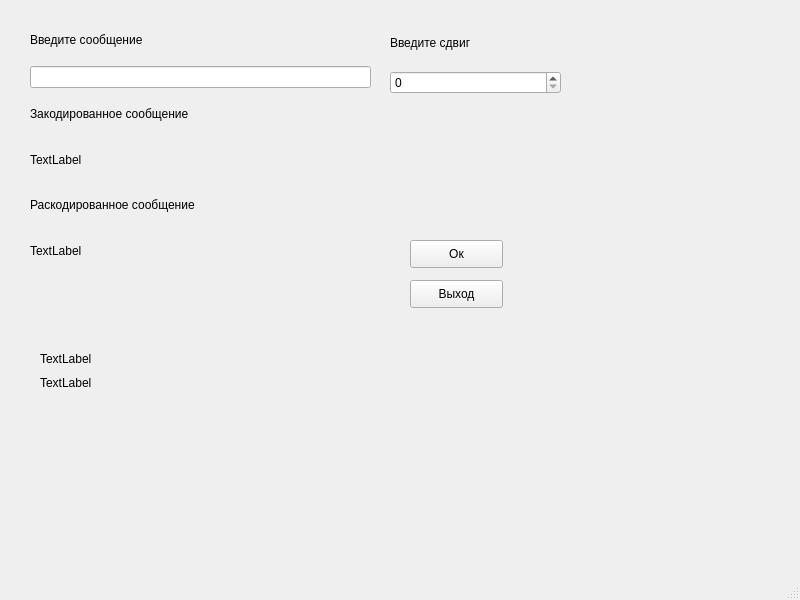
<?xml version="1.0" encoding="UTF-8"?>
<ui version="4.0">
 <class>MainWindow</class>
 <widget class="QMainWindow" name="MainWindow">
  <property name="geometry">
   <rect>
    <x>0</x>
    <y>0</y>
    <width>800</width>
    <height>600</height>
   </rect>
  </property>
  <property name="windowTitle">
   <string>MainWindow</string>
  </property>
  <widget class="QWidget" name="centralwidget">
   <widget class="QPushButton" name="pushButton">
    <property name="geometry">
     <rect>
      <x>410</x>
      <y>240</y>
      <width>93</width>
      <height>28</height>
     </rect>
    </property>
    <property name="text">
     <string>Ок</string>
    </property>
   </widget>
   <widget class="QPushButton" name="pushButton_2">
    <property name="geometry">
     <rect>
      <x>410</x>
      <y>280</y>
      <width>93</width>
      <height>28</height>
     </rect>
    </property>
    <property name="text">
     <string>Выход</string>
    </property>
   </widget>
   <widget class="QWidget" name="">
    <property name="geometry">
     <rect>
      <x>390</x>
      <y>20</y>
      <width>171</width>
      <height>74</height>
     </rect>
    </property>
    <layout class="QVBoxLayout" name="verticalLayout_2">
     <item>
      <widget class="QLabel" name="label_4">
       <property name="text">
        <string>Введите сдвиг</string>
       </property>
      </widget>
     </item>
     <item>
      <widget class="QSpinBox" name="spinBox"/>
     </item>
    </layout>
   </widget>
   <widget class="QWidget" name="">
    <property name="geometry">
     <rect>
      <x>30</x>
      <y>20</y>
      <width>341</width>
      <height>251</height>
     </rect>
    </property>
    <layout class="QVBoxLayout" name="verticalLayout">
     <item>
      <widget class="QLabel" name="label">
       <property name="text">
        <string>Введите сообщение</string>
       </property>
      </widget>
     </item>
     <item>
      <widget class="QLineEdit" name="lineEdit_in"/>
     </item>
     <item>
      <widget class="QLabel" name="label_2">
       <property name="text">
        <string>Закодированное сообщение</string>
       </property>
      </widget>
     </item>
     <item>
      <widget class="QLabel" name="label_out">
       <property name="text">
        <string>TextLabel</string>
       </property>
      </widget>
     </item>
     <item>
      <widget class="QLabel" name="label_3">
       <property name="text">
        <string>Раскодированное сообщение</string>
       </property>
      </widget>
     </item>
     <item>
      <widget class="QLabel" name="label_out2">
       <property name="text">
        <string>TextLabel</string>
       </property>
      </widget>
     </item>
    </layout>
   </widget>
   <widget class="QWidget" name="">
    <property name="geometry">
     <rect>
      <x>40</x>
      <y>350</y>
      <width>601</width>
      <height>41</height>
     </rect>
    </property>
    <layout class="QVBoxLayout" name="verticalLayout_3">
     <item>
      <widget class="QLabel" name="label_ABC_2">
       <property name="text">
        <string>TextLabel</string>
       </property>
      </widget>
     </item>
     <item>
      <widget class="QLabel" name="label_ABC">
       <property name="text">
        <string>TextLabel</string>
       </property>
      </widget>
     </item>
    </layout>
   </widget>
  </widget>
  <widget class="QMenuBar" name="menubar">
   <property name="geometry">
    <rect>
     <x>0</x>
     <y>0</y>
     <width>800</width>
     <height>26</height>
    </rect>
   </property>
  </widget>
  <widget class="QStatusBar" name="statusbar"/>
 </widget>
 <resources/>
 <connections/>
</ui>
